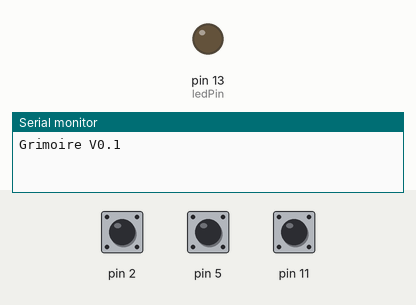
This sketch was run on a simulated Arduino Uno, built with avr-gcc and run on an emulated ATmega328P. Parts: output pins drawn as LEDs (lit = HIGH), the last lines printed to the serial monitor. Dashed ring = blinking. The test bench sets the inputs (shaded band); at power-on: pin 2 HIGH, pin 5 HIGH, pin 11 HIGH. No radio packets arrive unless stated.

Above: at 1.2 s.
1.3 s: pin 2 pulled LOW for 1 s
At 1.7 s:
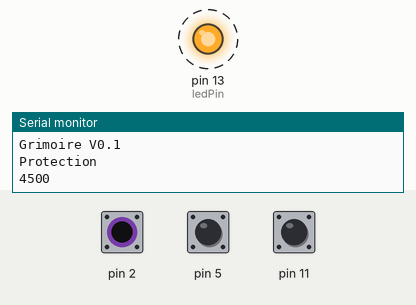
3.9 s: pin 5 pulled LOW for 3.2 s
At 4.3 s:
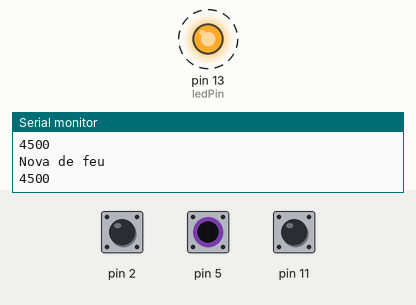
8.6 s: pin 11 pulled LOW for 0.15 s
At 9.0 s:
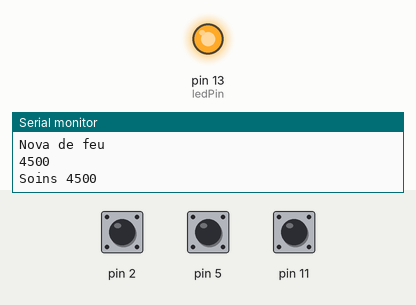
10.2 s: pin 11 pulled LOW for 3.2 s
At 14.5 s:
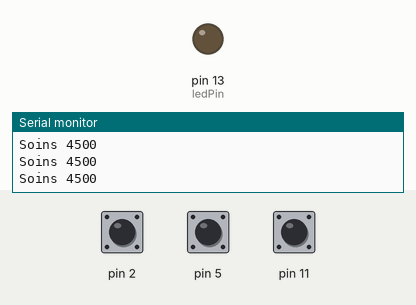
14.9 s: pin 2 pulled LOW for 3.2 s
At 15.3 s:
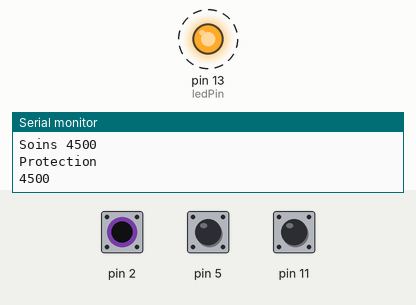
Timing chart, 0 to 19.8 s (numbered marks = the images above; inputs shaded):
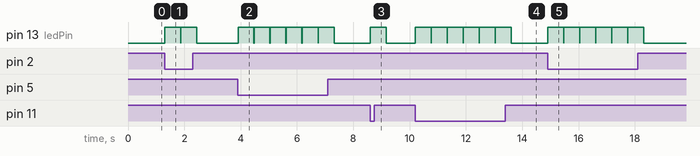

The sketch:

grimoire_0.1.ino
```cpp
#include <VirtualWire.h>
#include <CapacitiveSensor.h>

const int ledPin = 13;      // led connected to digital pin 13

bool bouton_1;
bool bouton_2;
bool bouton_3;

const char *msg1 = "T";
const char *msg2 = "U";
const char *msg3 = "V";

int sensi = 20 ;
CapacitiveSensor   cs_9_2 = CapacitiveSensor(9, 2);       // 10 megohm resistor between pins 4 & 2, pin 2 is sensor pin, add wire, foil
CapacitiveSensor   cs_9_5 = CapacitiveSensor(9, 5);       // 10 megohm resistor between pins 4 & 6, pin 6 is sensor pin, add wire, foil
CapacitiveSensor   cs_9_11 = CapacitiveSensor(9, 11);       // 10 megohm resistor between pins 4 & 8, pin 8 is sensor pin, add wire, foil

void boubou(long total){
        digitalWrite(ledPin, HIGH);
        Serial.println("Protection"); // On signale le début de l'envoi
        Serial.println(total);
        vw_send((uint8_t *)msg1, 1); // On envoie le message
        vw_wait_tx(); // On attend la fin de l'envoi
        //Serial.println("Done !"); // On signal la fin de l'envoi
        delay(500);
}

void feu(long total){
        digitalWrite(ledPin, HIGH);
        Serial.println("Nova de feu"); // On signale le début de l'envoi
        Serial.println(total);
        vw_send((uint8_t *)msg2, 1); // On envoie le message
        vw_wait_tx(); // On attend la fin de l'envoi
        //Serial.println("Done !"); // On signal la fin de l'envoi
        delay(500);
}

void soins(long total){
        digitalWrite(ledPin, HIGH);
        Serial.print("Soins "); // On signale le début de l'envoi
        Serial.println(total);
        vw_send((uint8_t *)msg3, 1); // On envoie le message
        vw_wait_tx(); // On attend la fin de l'envoi
        //Serial.println("Done !"); // On signal la fin de l'envoi
        delay(500);
}

void setup() {
pinMode(ledPin, OUTPUT);
vw_setup(2000);
Serial.begin(9600);
Serial.println("Grimoire V0.1");
}

void loop() {
  long start = millis();
  long total1 =  cs_9_2.capacitiveSensor(30);
  long total2 =  cs_9_5.capacitiveSensor(30);
  long total3 =  cs_9_11.capacitiveSensor(30);

if (total1>110) {boubou(total1);}
if (total2>90) {feu(total2);}
if (total3>70) {soins(total3);}

digitalWrite(ledPin, LOW);
}
```

Measured:
- after the input at 1.3 s, pin 13 (ledPin): alternates HIGH for 0.56 s and LOW for 0.01 s, 4 changes in all, then stays LOW, starting at once
- after the input at 3.9 s, pin 13 (ledPin): alternates HIGH for 0.56 s and LOW for 0.01 s, 12 changes in all, then stays LOW, starting at once
- after the input at 8.6 s, pin 13 (ledPin): LOW → HIGH at once, → LOW 0.56 s later
- after the input at 10.2 s, pin 13 (ledPin): alternates HIGH for 0.56 s and LOW for 0.01 s, 12 changes in all, then stays LOW, starting at once
- after the input at 14.9 s, pin 13 (ledPin): alternates HIGH for 0.56 s and LOW for 0.01 s, 12 changes in all, then stays LOW, starting at once
